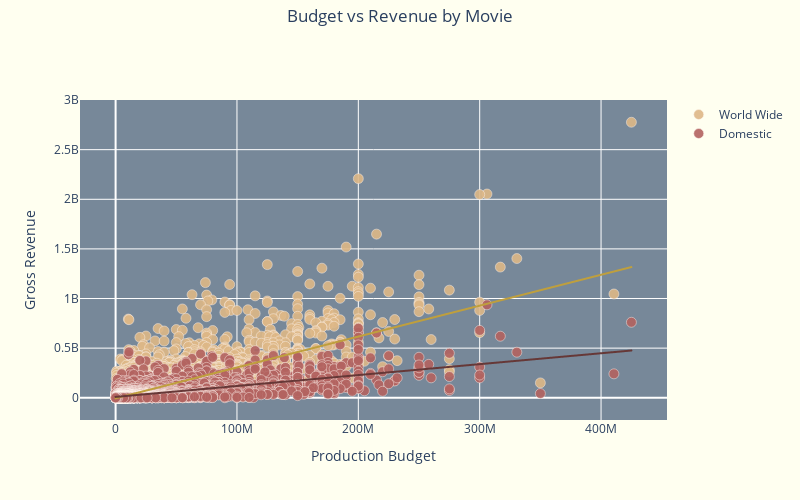

Notebook cell for this chart:
### Markdown cell above
## Plotting relationship between worldwide gross and domestic gross against production budget

### Code cell
grosscat = gross_df.sort_values(by='worldwide_gross', ascending=False).drop_duplicates(subset=['movie'], keep='last')
grosscat = grosscat[(grosscat['domestic_gross'] != 0) & (grosscat['worldwide_gross'] != 0)]
grosscat['profit'] = grosscat.worldwide_gross - grosscat.production_budget
fig2 = px.scatter(grosscat, 
                  x='production_budget',
                  y='worldwide_gross', 
                  trendline='ols', 
                  trendline_color_override='#bf9f3d')
fig3 = px.scatter(grosscat, 
                  x='production_budget', 
                  y='domestic_gross', 
                  trendline='ols', 
                  trendline_color_override='#663837')
trendline = fig2.data[1]
trendline2 = fig3.data[1]

fig = go.Figure(data=[
    go.Scatter(name='World Wide',
    hovertext=grosscat.movie, 
    x=grosscat.production_budget, 
    y=grosscat.worldwide_gross, 
    mode='markers',
    marker=dict(color='burlywood',
                size=10,opacity=0.9, 
                line=dict(width=0.5, 
                          color='seashell'))),
    go.Scatter(name='Domestic', 
               hovertext=grosscat.movie, 
               x=grosscat.production_budget, 
               y=grosscat.domestic_gross, 
               mode='markers',
               marker=dict(color='#b36360',
                           size=10,
                           opacity=0.9, 
                           line=dict(width=0.5, 
                                     color='seashell'))),

])
fig.add_trace(trendline)
fig.add_trace(trendline2)

fig.update_layout(title=dict(text='Budget vs Revenue by Movie', 
                             y=0.98,x=0.5, 
                             xanchor='center', 
                             yanchor='auto'), 
                  xaxis_title="Production Budget",
                  yaxis_title="Gross Revenue",
                  plot_bgcolor='lightslategrey',
                  paper_bgcolor='ivory', 
                  width=800, 
                  height=500)

fig.update_traces(marker=dict(line=dict(width=2, 
                                        color='seashell')),
                  selector=dict(type='bar')) # marker_color="black"
fig.show()

### Figure 1 — Plotly figure (JSON) as saved in the notebook; plotly's stock layout.template omitted (floating-point values rounded to 4 significant figures; data arrays with more than 128 entries replaced by an {"elided": "..."} marker saying what was removed)
{"data": [{"hovertext": {"elided": "5151 str values"}, "marker": {"color": "burlywood", "line": {"color": "seashell", "width": 0.5}, "opacity": 0.9, "size": 10}, "mode": "markers", "name": "World Wide", "type": "scatter", "x": {"elided": "5151 int values"}, "y": {"elided": "5151 int values"}}, {"hovertext": {"elided": "5151 str values"}, "marker": {"color": "#b36360", "line": {"color": "seashell", "width": 0.5}, "opacity": 0.9, "size": 10}, "mode": "markers", "name": "Domestic", "type": "scatter", "x": {"elided": "5151 int values"}, "y": {"elided": "5151 int values"}}, {"hovertemplate": "<b>OLS trendline</b><br>worldwide_gross = 3.11275 * production_budget + -5.79124e+06<br>R<sup>2</sup>=0.551140<br><br>production_budget=%{x}<br>worldwide_gross=%{y} <b>(trend)</b><extra></extra>", "legendgroup": "", "line": {"color": "#bf9f3d"}, "marker": {"color": "#636efa", "symbol": "circle"}, "mode": "lines", "name": "", "showlegend": false, "type": "scattergl", "x": {"elided": "5151 int values"}, "xaxis": "x", "y": {"elided": "5151 float values"}, "yaxis": "y"}, {"hovertemplate": "<b>OLS trendline</b><br>domestic_gross = 1.09999 * production_budget + 8.51122e+06<br>R<sup>2</sup>=0.456139<br><br>production_budget=%{x}<br>domestic_gross=%{y} <b>(trend)</b><extra></extra>", "legendgroup": "", "line": {"color": "#663837"}, "marker": {"color": "#636efa", "symbol": "circle"}, "mode": "lines", "name": "", "showlegend": false, "type": "scattergl", "x": {"elided": "5151 int values"}, "xaxis": "x", "y": {"elided": "5151 float values"}, "yaxis": "y"}], "layout": {"height": 500, "paper_bgcolor": "ivory", "plot_bgcolor": "lightslategrey", "title": {"text": "Budget vs Revenue by Movie", "x": 0.5, "xanchor": "center", "y": 0.98, "yanchor": "auto"}, "width": 800, "xaxis": {"title": {"text": "Production Budget"}}, "yaxis": {"title": {"text": "Gross Revenue"}}}}
